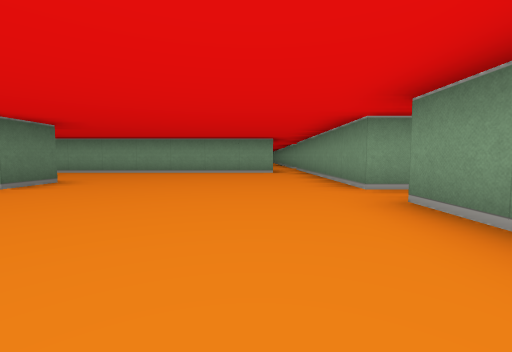
view 1 (above)

24 first-person views from a walk through a cub3D level. The camera is about half as high as the walls, tilts 4° down and sees 90° across. The floor is counted in squares. Each view is taken from the middle of a square. On the plan, view 1 faces up. The plan holds only what a view shows up to about 9 squares ahead; the rest is blank.

view 2
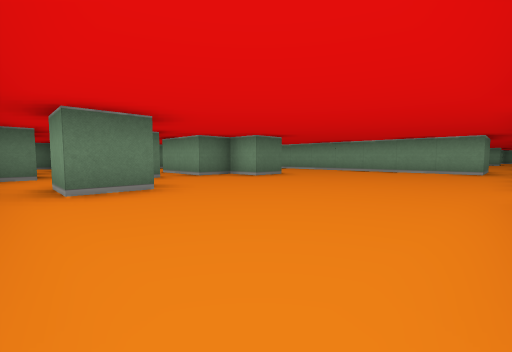

view 3
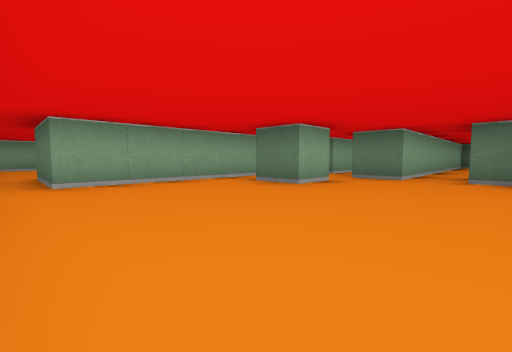

view 4
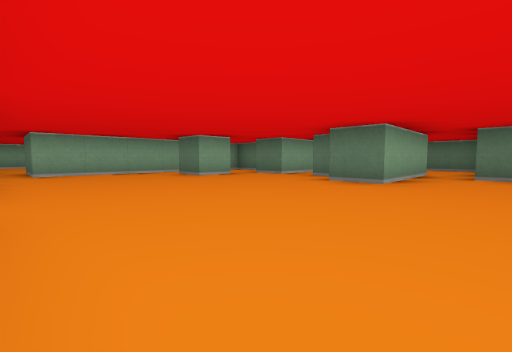

view 5
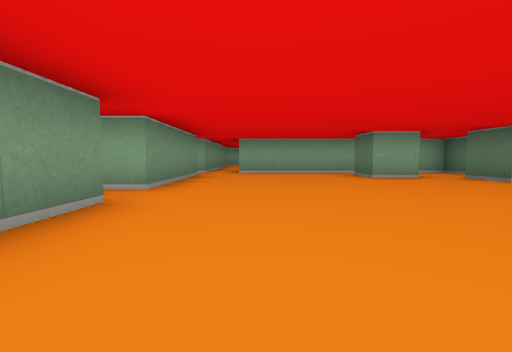

view 6
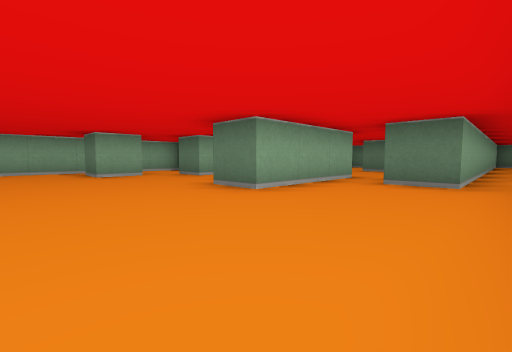

view 7
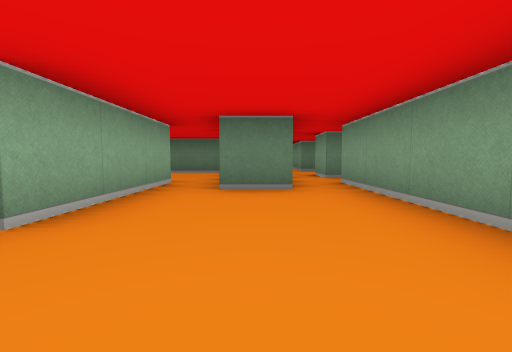

view 8
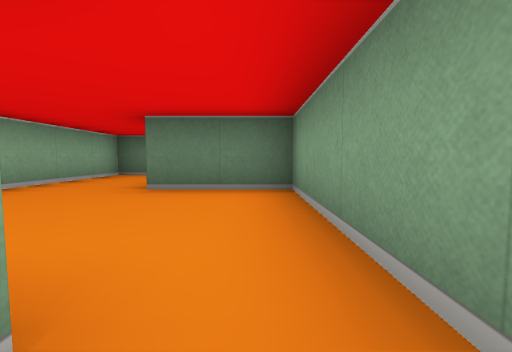

view 9
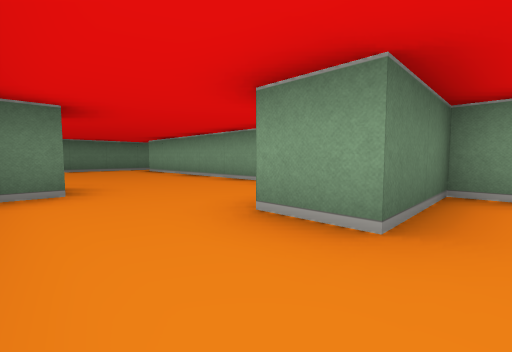

view 10
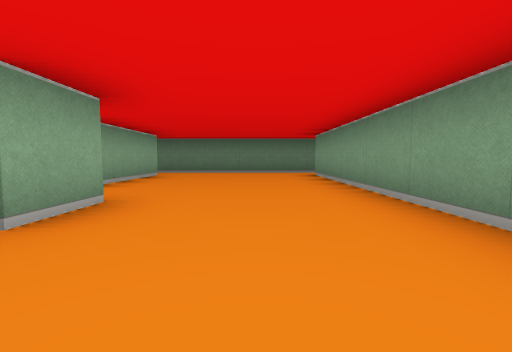

view 11
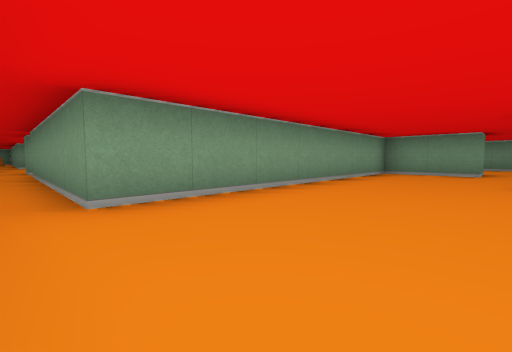

view 12
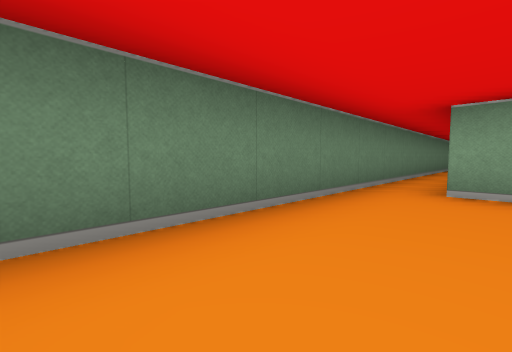

view 13
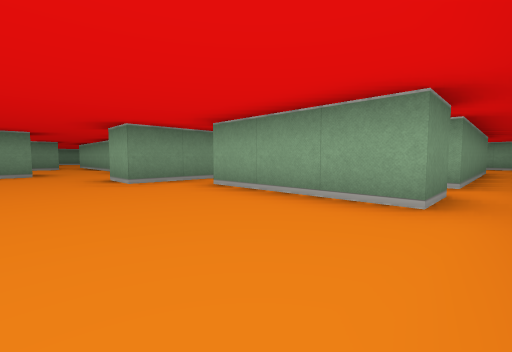

view 14
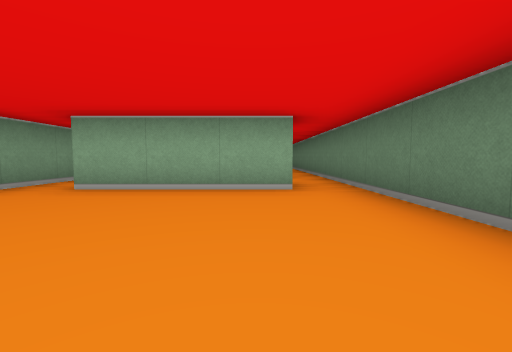

view 15
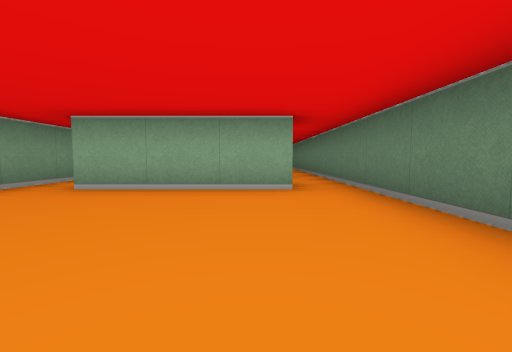

view 16
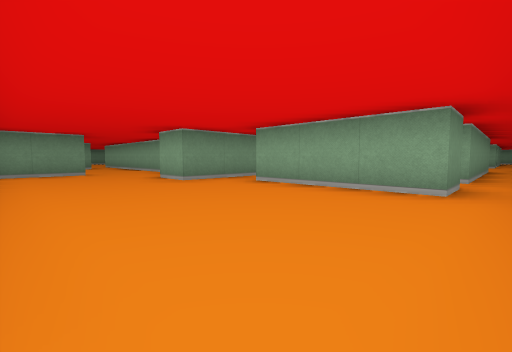

view 17
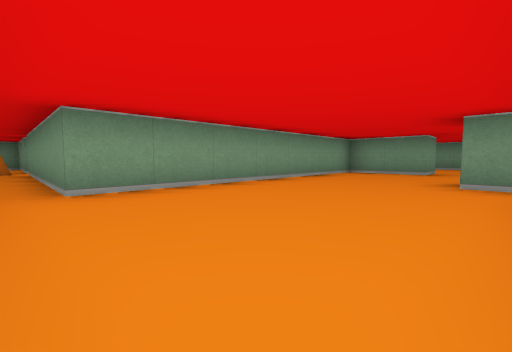

view 18
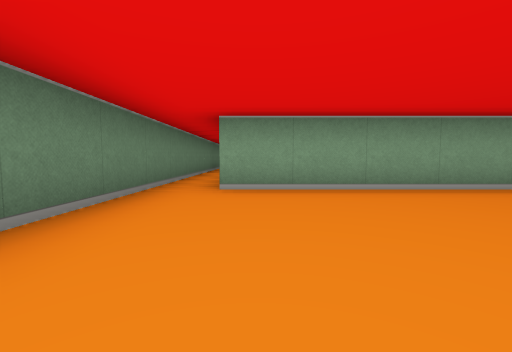

view 19
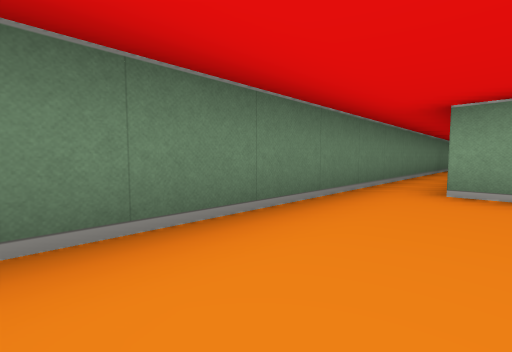

view 20
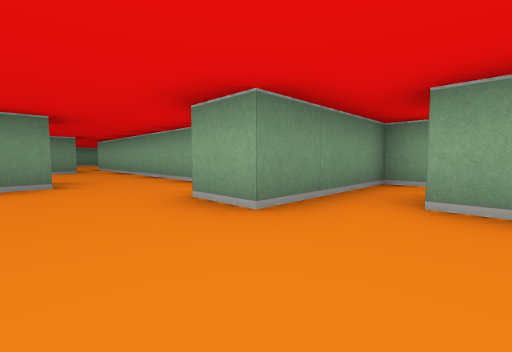

view 21
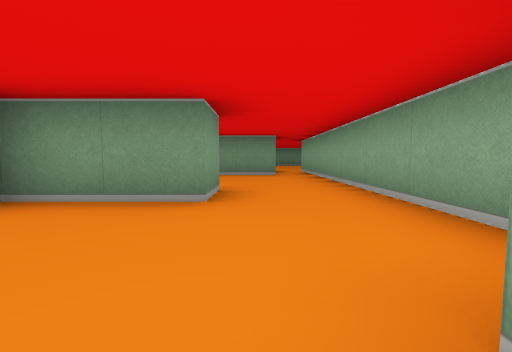

view 22
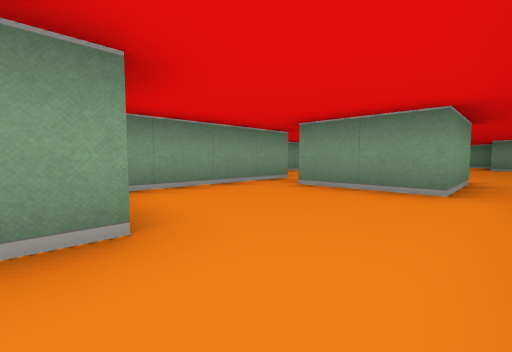

view 23
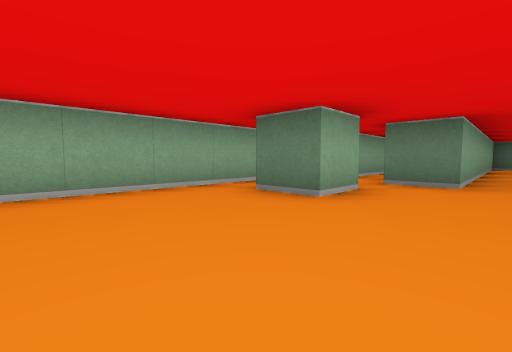

view 24
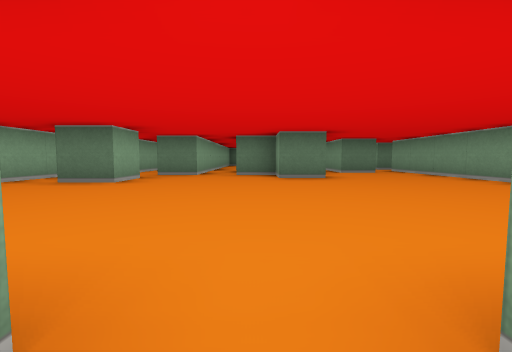

### Floor plan
Ten units are one square. View 1 is at (0, 0); x grows to the right and y downward. Boxes are objects, and circles mark ways between rooms. Rooms are numbered by the first view taken in them; rooms with no view inside come last. Other rooms are left out.
<svg viewBox="-190 -240 220 270">
<path fill="none" stroke="#000" d="M-36 -5 -25 -5 -25 5 -35 5M21 -35 15 -35 15 -90M-65 -15 -45 -15 -45 -5M-66 -45 -35 -45 -35 -35 -45 -35 -45 -25 -65 -25M15 5 15 -25 21 -25M-65 -65 -55 -65 -55 -55M-68 5 -55 5 -55 15 5 15M5 -95 5 -75 -65 -75M-65 -25 -65 -38M-105 -15 -65 -15M-64 -55 -95 -55 -95 -35 -105 -35M-175 -15 -145 -15M-105 -35 -105 -55 -175 -55 -175 -105M-135 0 -135 -25 -125 -25 -125 -15 -105 -15M-175 -115 -175 -125M-185 -125 -185 -15M-175 -125 -145 -125M-122 -125 -105 -125M-135 -115 -135 -135 -125 -135M-105 -145 -105 -165 -175 -165 -175 -215M-141 -105 -135 -105M-185 -235 -185 -125M-94 -145 -105 -145M-65 -135 -65 -155M-105 -125 -65 -125M-65 -165 -89 -165M-35 -156 -35 -145 -45 -145 -45 -135 -65 -135M-36 -115 -25 -115 -25 -105M15 -130 15 -135M-25 -185 -65 -185M-65 -125 -45 -125 -45 -115M-39 -95 1 -95M-55 -176 -55 -165 -65 -165M-75 -105 -56 -105M-75 -75 -85 -75M-85 -65 -65 -65"/>
<rect x="-185" y="-225" width="10" height="10" fill="#bbb"><title>other object</title></rect>
<circle cx="-55" cy="-20" r="3" fill="#2a7"/>
<circle cx="-60" cy="-50" r="3" fill="#2a7"/>
<circle cx="10" cy="-85" r="3" fill="#2a7"/>
<circle cx="-60" cy="-70" r="3" fill="#2a7"/>
<circle cx="-100" cy="-25" r="3" fill="#2a7"/>
<circle cx="-180" cy="-120" r="3" fill="#2a7"/>
<circle cx="-100" cy="-135" r="3" fill="#2a7"/>
<circle cx="-55" cy="-130" r="3" fill="#2a7"/>
<circle cx="-60" cy="-160" r="3" fill="#2a7"/>
<text x="-20" y="-30">1</text>
<text x="-80" y="-30">2</text>
<text x="-150" y="-50">3</text>
<text x="-150" y="-150">4</text>
<text x="-80" y="-140">5</text>
<text x="-20" y="-140">6</text>
<text x="-70" y="-80">7</text>
</svg>
Room 1 opens to room 2. Room 1 opens to room 6. Room 1 opens to room 7. Room 2 opens to room 3. Room 3 opens to room 4. Room 4 opens to room 5. Room 5 opens to room 6.

Where each view was taken, in squares from view 1:
view 1: 0 up, 0 right, facing up
view 2: 1 down, 1 right, facing up-left
view 3: 3 up, 1 right, facing down-left
view 4: 6 up, 1 right, facing down-left
view 5: 6 up, 0 right, facing down
view 6: 7 up, 1 left, facing down-left
view 7: 6 up, 2 left, facing left
view 8: 5 up, 6 left, facing left
view 9: 2 up, 9 left, facing up-left
view 10: 4 up, 11 left, facing left
view 11: 3 up, 18 left, facing up-right
view 12: 2 up, 17 left, facing up-left
view 13: 4 up, 18 left, facing down-right
view 14: 5 up, 17 left, facing down
view 15: 16 up, 17 left, facing down
view 16: 16 up, 18 left, facing down-right
view 17: 13 up, 18 left, facing up-right
view 18: 13 up, 17 left, facing up
view 19: 13 up, 17 left, facing up-left
view 20: 15 up, 15 left, facing down-right
view 21: 14 up, 13 left, facing right
view 22: 13 up, 10 left, facing up-right
view 23: 13 up, 0 right, facing down-left
view 24: 14 up, 2 right, facing left
